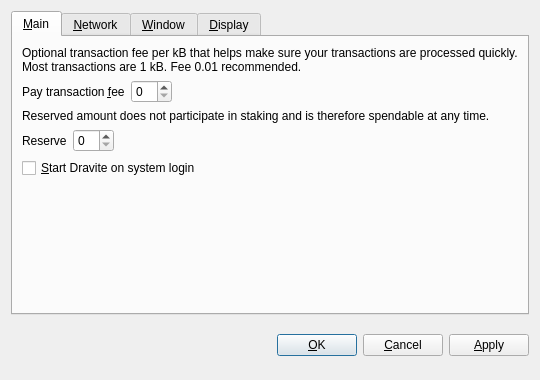
<?xml version="1.0" encoding="UTF-8"?>
<ui version="4.0">
 <class>OptionsDialog</class>
 <widget class="QDialog" name="OptionsDialog">
  <property name="geometry">
   <rect>
    <x>0</x>
    <y>0</y>
    <width>540</width>
    <height>380</height>
   </rect>
  </property>
  <property name="windowTitle">
   <string>Options</string>
  </property>
  <property name="modal">
   <bool>true</bool>
  </property>
  <layout class="QVBoxLayout" name="verticalLayout">
   <item>
    <widget class="QTabWidget" name="tabWidget">
     <property name="tabPosition">
      <enum>QTabWidget::North</enum>
     </property>
     <property name="currentIndex">
      <number>0</number>
     </property>
     <widget class="QWidget" name="tabMain">
      <attribute name="title">
       <string>&amp;Main</string>
      </attribute>
      <layout class="QVBoxLayout" name="verticalLayout_Main">
       <item>
        <widget class="QLabel" name="transactionFeeInfoLabel">
         <property name="text">
          <string>Optional transaction fee per kB that helps make sure your transactions are processed quickly. Most transactions are 1 kB. Fee 0.01 recommended.</string>
         </property>
         <property name="textFormat">
          <enum>Qt::PlainText</enum>
         </property>
         <property name="wordWrap">
          <bool>true</bool>
         </property>
        </widget>
       </item>
       <item>
        <layout class="QHBoxLayout" name="horizontalLayoutFee">
         <item>
          <widget class="QLabel" name="transactionFeeLabel">
           <property name="text">
            <string>Pay transaction &amp;fee</string>
           </property>
           <property name="textFormat">
            <enum>Qt::PlainText</enum>
           </property>
           <property name="buddy">
            <cstring>transactionFee</cstring>
           </property>
          </widget>
         </item>
         <item>
          <widget class="BitcoinAmountField" name="transactionFee"/>
         </item>
         <item>
          <spacer name="horizontalSpacerFee">
           <property name="orientation">
            <enum>Qt::Horizontal</enum>
           </property>
           <property name="sizeHint" stdset="0">
            <size>
             <width>40</width>
             <height>20</height>
            </size>
           </property>
          </spacer>
         </item>
        </layout>
       </item>
       <item>
        <widget class="QLabel" name="reserveBalanceInfoLabel">
         <property name="text">
          <string>Reserved amount does not participate in staking and is therefore spendable at any time.</string>
         </property>
         <property name="textFormat">
          <enum>Qt::PlainText</enum>
         </property>
         <property name="wordWrap">
          <bool>true</bool>
         </property>
        </widget>
       </item>
       <item>
        <layout class="QHBoxLayout" name="horizontalLayoutReserveBalance">
         <item>
          <widget class="QLabel" name="reserveBalanceLabel">
           <property name="text">
            <string>Reserve</string>
           </property>
           <property name="textFormat">
            <enum>Qt::PlainText</enum>
           </property>
           <property name="buddy">
            <cstring>reserveBalance</cstring>
           </property>
          </widget>
         </item>
         <item>
          <widget class="BitcoinAmountField" name="reserveBalance"/>
         </item>
         <item>
          <spacer name="horizontalSpacerReserveBalance">
           <property name="orientation">
            <enum>Qt::Horizontal</enum>
           </property>
           <property name="sizeHint" stdset="0">
            <size>
             <width>40</width>
             <height>20</height>
            </size>
           </property>
          </spacer>
         </item>
        </layout>
       </item>
       <item>
        <widget class="QCheckBox" name="bitcoinAtStartup">
         <property name="toolTip">
          <string>Automatically start Dravite after logging in to the system.</string>
         </property>
         <property name="text">
          <string>&amp;Start Dravite on system login</string>
         </property>
        </widget>
       </item>
       <item>
        <spacer name="verticalSpacer_Main">
         <property name="orientation">
          <enum>Qt::Vertical</enum>
         </property>
         <property name="sizeHint" stdset="0">
          <size>
           <width>20</width>
           <height>40</height>
          </size>
         </property>
        </spacer>
       </item>
      </layout>
     </widget>
     <widget class="QWidget" name="tabNetwork">
      <attribute name="title">
       <string>&amp;Network</string>
      </attribute>
      <layout class="QVBoxLayout" name="verticalLayout_Network">
       <item>
        <widget class="QCheckBox" name="mapPortUpnp">
         <property name="toolTip">
          <string>Automatically open the Dravite client port on the router. This only works when your router supports UPnP and it is enabled.</string>
         </property>
         <property name="text">
          <string>Map port using &amp;UPnP</string>
         </property>
        </widget>
       </item>
       <item>
        <widget class="QCheckBox" name="connectSocks">
         <property name="toolTip">
          <string>Connect to the Dravite network through a SOCKS5 proxy (e.g. when connecting through Tor).</string>
         </property>
         <property name="text">
          <string>&amp;Connect through SOCKS5 proxy:</string>
         </property>
        </widget>
       </item>
       <item>
        <layout class="QHBoxLayout" name="horizontalLayout_Network">
         <item>
          <widget class="QLabel" name="proxyIpLabel">
           <property name="text">
            <string>Proxy &amp;IP:</string>
           </property>
           <property name="textFormat">
            <enum>Qt::PlainText</enum>
           </property>
           <property name="buddy">
            <cstring>proxyIp</cstring>
           </property>
          </widget>
         </item>
         <item>
          <widget class="QValidatedLineEdit" name="proxyIp">
           <property name="maximumSize">
            <size>
             <width>140</width>
             <height>16777215</height>
            </size>
           </property>
           <property name="toolTip">
            <string>IP address of the proxy (e.g. 127.0.0.1)</string>
           </property>
          </widget>
         </item>
         <item>
          <widget class="QLabel" name="proxyPortLabel">
           <property name="text">
            <string>&amp;Port:</string>
           </property>
           <property name="textFormat">
            <enum>Qt::PlainText</enum>
           </property>
           <property name="buddy">
            <cstring>proxyPort</cstring>
           </property>
          </widget>
         </item>
         <item>
          <widget class="QLineEdit" name="proxyPort">
           <property name="maximumSize">
            <size>
             <width>55</width>
             <height>16777215</height>
            </size>
           </property>
           <property name="toolTip">
            <string>Port of the proxy (e.g. 9050)</string>
           </property>
          </widget>
         </item>
         <item>
          <spacer name="horizontalSpacer_Network">
           <property name="orientation">
            <enum>Qt::Horizontal</enum>
           </property>
           <property name="sizeHint" stdset="0">
            <size>
             <width>40</width>
             <height>20</height>
            </size>
           </property>
          </spacer>
         </item>
        </layout>
       </item>
       <item>
        <spacer name="verticalSpacer_Network">
         <property name="orientation">
          <enum>Qt::Vertical</enum>
         </property>
         <property name="sizeHint" stdset="0">
          <size>
           <width>20</width>
           <height>40</height>
          </size>
         </property>
        </spacer>
       </item>
      </layout>
     </widget>
     <widget class="QWidget" name="tabWindow">
      <attribute name="title">
       <string>&amp;Window</string>
      </attribute>
      <layout class="QVBoxLayout" name="verticalLayout_Window">
       <item>
        <widget class="QCheckBox" name="minimizeToTray">
         <property name="toolTip">
          <string>Show only a tray icon after minimizing the window.</string>
         </property>
         <property name="text">
          <string>&amp;Minimize to the tray instead of the taskbar</string>
         </property>
        </widget>
       </item>
       <item>
        <widget class="QCheckBox" name="minimizeOnClose">
         <property name="toolTip">
          <string>Minimize instead of exit the application when the window is closed. When this option is enabled, the application will be closed only after selecting Quit in the menu.</string>
         </property>
         <property name="text">
          <string>M&amp;inimize on close</string>
         </property>
        </widget>
       </item>
       <item>
        <spacer name="verticalSpacer_Window">
         <property name="orientation">
          <enum>Qt::Vertical</enum>
         </property>
         <property name="sizeHint" stdset="0">
          <size>
           <width>20</width>
           <height>40</height>
          </size>
         </property>
        </spacer>
       </item>
      </layout>
     </widget>
     <widget class="QWidget" name="tabDisplay">
      <attribute name="title">
       <string>&amp;Display</string>
      </attribute>
      <layout class="QVBoxLayout" name="verticalLayout_Display">
       <item>
        <layout class="QHBoxLayout" name="horizontalLayout_1_Display">
         <item>
          <widget class="QLabel" name="langLabel">
           <property name="text">
            <string>User Interface &amp;language:</string>
           </property>
           <property name="textFormat">
            <enum>Qt::PlainText</enum>
           </property>
           <property name="buddy">
            <cstring>lang</cstring>
           </property>
          </widget>
         </item>
         <item>
          <widget class="QValueComboBox" name="lang">
           <property name="toolTip">
            <string>The user interface language can be set here. This setting will take effect after restarting Dravite.</string>
           </property>
          </widget>
         </item>
        </layout>
       </item>
       <item>
        <layout class="QHBoxLayout" name="horizontalLayout_2_Display">
         <item>
          <widget class="QLabel" name="unitLabel">
           <property name="text">
            <string>&amp;Unit to show amounts in:</string>
           </property>
           <property name="textFormat">
            <enum>Qt::PlainText</enum>
           </property>
           <property name="buddy">
            <cstring>unit</cstring>
           </property>
          </widget>
         </item>
         <item>
          <widget class="QValueComboBox" name="unit">
           <property name="toolTip">
            <string>Choose the default subdivision unit to show in the interface and when sending coins.</string>
           </property>
          </widget>
         </item>
        </layout>
       </item>
       <item>
        <widget class="QCheckBox" name="coinControlFeatures">
         <property name="toolTip">
          <string>Whether to show coin control features or not.</string>
         </property>
         <property name="text">
          <string>Display coin &amp;control features (experts only!)</string>
         </property>
        </widget>
       </item>
       <item>
        <spacer name="verticalSpacer_Display">
         <property name="orientation">
          <enum>Qt::Vertical</enum>
         </property>
         <property name="sizeHint" stdset="0">
          <size>
           <width>20</width>
           <height>40</height>
          </size>
         </property>
        </spacer>
       </item>
      </layout>
     </widget>
    </widget>
   </item>
   <item>
    <layout class="QHBoxLayout" name="horizontalLayout_Buttons">
     <item>
      <spacer name="horizontalSpacer_1">
       <property name="orientation">
        <enum>Qt::Horizontal</enum>
       </property>
       <property name="sizeHint" stdset="0">
        <size>
         <width>40</width>
         <height>48</height>
        </size>
       </property>
      </spacer>
     </item>
     <item>
      <widget class="QLabel" name="statusLabel">
       <property name="font">
        <font>
         <weight>75</weight>
         <bold>true</bold>
        </font>
       </property>
       <property name="text">
        <string/>
       </property>
       <property name="textFormat">
        <enum>Qt::PlainText</enum>
       </property>
       <property name="wordWrap">
        <bool>true</bool>
       </property>
      </widget>
     </item>
     <item>
      <spacer name="horizontalSpacer_2">
       <property name="orientation">
        <enum>Qt::Horizontal</enum>
       </property>
       <property name="sizeHint" stdset="0">
        <size>
         <width>40</width>
         <height>48</height>
        </size>
       </property>
      </spacer>
     </item>
     <item>
      <widget class="QPushButton" name="okButton">
       <property name="text">
        <string>&amp;OK</string>
       </property>
      </widget>
     </item>
     <item>
      <widget class="QPushButton" name="cancelButton">
       <property name="text">
        <string>&amp;Cancel</string>
       </property>
       <property name="autoDefault">
        <bool>false</bool>
       </property>
      </widget>
     </item>
     <item>
      <widget class="QPushButton" name="applyButton">
       <property name="text">
        <string>&amp;Apply</string>
       </property>
       <property name="autoDefault">
        <bool>false</bool>
       </property>
      </widget>
     </item>
    </layout>
   </item>
  </layout>
 </widget>
 <customwidgets>
  <customwidget>
   <class>BitcoinAmountField</class>
   <extends>QSpinBox</extends>
   <header>bitcoinamountfield.h</header>
  </customwidget>
  <customwidget>
   <class>QValueComboBox</class>
   <extends>QComboBox</extends>
   <header>qvaluecombobox.h</header>
  </customwidget>
  <customwidget>
   <class>QValidatedLineEdit</class>
   <extends>QLineEdit</extends>
   <header>qvalidatedlineedit.h</header>
  </customwidget>
 </customwidgets>
 <resources/>
 <connections/>
</ui>
